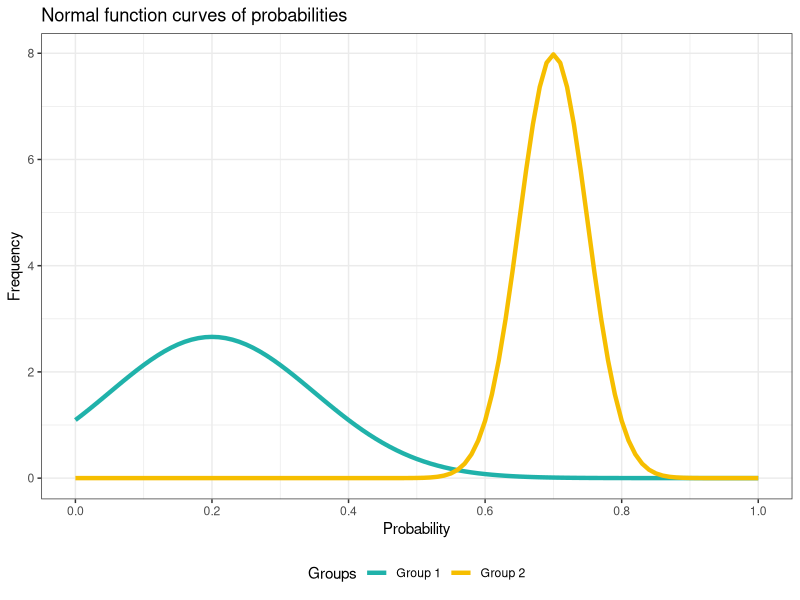

Write the R code that produced this figure.
## ---- chunk 1
knitr::opts_chunk$set(echo = FALSE)
## ---- chunk 2
library(ggplot2)
p9 <- ggplot(data.frame(x = c(0, 1)), aes(x = x)) +
        stat_function(fun = dnorm, args = list(0.2, 0.15),
                      aes(colour = "Group 1"), size =1.5) +
        stat_function(fun = dnorm, args = list(0.7, 0.05),
                      aes(colour = "Group 2"), size = 1.5) +
        scale_x_continuous(name = "Probability",
                              breaks = seq(0, 1, 0.2),
                              limits=c(0, 1)) +
        scale_y_continuous(name = "Frequency") +
        ggtitle("Normal function curves of probabilities") +
        scale_colour_manual("Groups", values = c("#20B2AA", "#F6BE00"))+
        theme_bw()+
        theme(legend.position = "bottom")
p9
